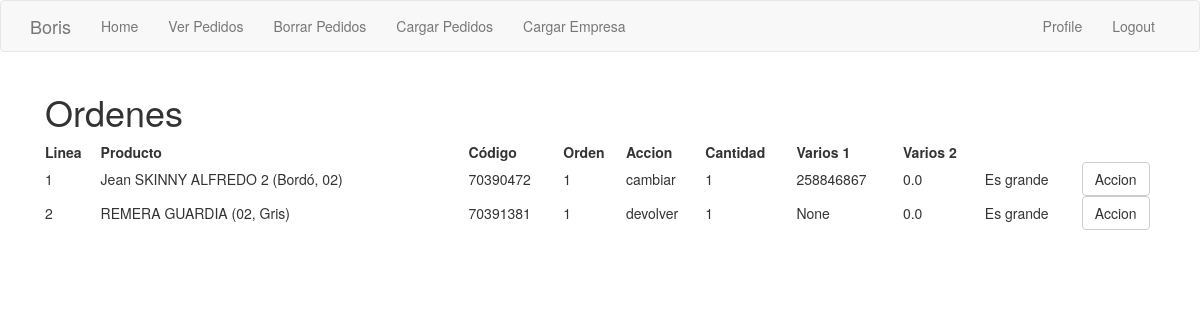
Screenshot of /orden/1 (signed in) with the database file from the repository.
### app/models.py (models this page shows, shortened)
class Order_detail(db.Model):
    Order_line_number = db.Column(db.String, primary_key=True)
    line_number = db.Column(db.Integer)
    prod_id = db.Column(db.Integer)
    name = db.Column(db.String(120))
    accion = db.Column(db.String(10))
    accion_cambiar_por = db.Column(db.Integer)
    accion_cantidad = db.Column(db.Integer)
    motivo = db.Column(db.String(50))
    monto_a_devolver = db.Column(db.Float)
    order = db.Column(db.Integer, db.ForeignKey('order_header.id'))

### app/main/routes.py (the view)
@bp.route('/orden/<orden_id>')
@login_required
def orden(orden_id):
    orden = Order_detail.query.filter_by(order=orden_id).all()
    return render_template('orden.html', orden=orden)

### app/main/routes.py (called while the page is built)
@bp.before_app_request
def before_request():
    if current_user.is_authenticated:
        current_user.last_seen = datetime.utcnow()
        db.session.commit()

### app/models.py (called while the page is built)
@login.user_loader
def load_user(id):
    return User.query.get(int(id))

### app/templates/orden.html
{% extends "base.html" %}
{% block app_content %}
    <div class='container'>
        <h1> Ordenes</h1>
        <table style="width:100%">
            <tr>
                <th>Linea</th>
                <th>Producto</th>
                <th>Código</th>
                <th>Orden</th>
                <th>Accion</th>
                <th>Cantidad</th>
                <th>Varios 1</th>
                <th>Varios 2</th>
                <th></th>
            </tr>
            {% for i in orden %}
            <tr>
                <td>{{i['line_number']}}</td>
                <td>{{i['name']}}</td>
                <td>{{i['prod_id']}}</td>
                <td>{{i['order']}}</td>
                <td>{{i['accion']}}</td>
                <td>{{i['accion_cantidad']}}</td>
                <td>{{i['accion_cambiar_por']}}</td>
                <td>{{i['monto_a_devolver']}}</td>
                <td>{{i['motivo']}}</td>
                <td><a href="{ url_for('main.ver_pedidos'}"></a>
                    <button class="btn btn-default"> Accion </button></td>
            </tr>
            {% endfor %}
        </table>
    </div>
{% endblock %}

### app/templates/base.html (shortened to what this page needs)
{% extends 'bootstrap/base.html' %}
{% block navbar %}
    <nav class="navbar navbar-default">
        <div class="container">
            <div class="navbar-header">
                <a class="navbar-brand" href="{{ url_for('main.index') }}">Boris</a>
            </div>
            <div class="collapse navbar-collapse" id="bs-example-navbar-collapse-1">
                <ul class="nav navbar-nav">
                    <li><a href="{{ url_for('main.index') }}"> Home </a></li>
                    <li><a href="{{ url_for('main.ver_pedidos') }}"> Ver Pedidos </a></li>
                    <li><a href="{{ url_for('main.borrar_pedidos') }}"> Borrar Pedidos</a></li>
                    <li><a href="{{ url_for('main.upload_pedidos') }}"> Cargar Pedidos</a></li>
                    <li><a href="{{ url_for('main.cargar_empresa') }}"> Cargar Empresa</a></li>
                </ul>
                <ul class="nav navbar-nav navbar-right">
                    {% if current_user.is_anonymous %}
                    <li><a href="{{ url_for('auth.login') }}"> Login </a></li>
                    <li> <a href="{{ url_for('auth.alta_usuario') }}"> Alta de Usuarios </a></li>
                    {% else %}
                    <li><a href="{{ url_for('main.user', username=current_user.username) }}"> Profile </a></li>
                    <li><a href="{{ url_for('auth.logout') }}">{{ 'Logout' }}</a></li>
                    {% endif %}
                </ul>
            </div>
        </div>
    </nav>
{% endblock %}
{% block content %}
    <div class="container">
        {% block app_content %}{% endblock %}
    </div>
{% endblock %}

### rows the page displays
Order_detail: line_number "1", name "Jean SKINNY ALFREDO 2 (Bordó, 02)", prod_id "70390472", order "1", accion "cambiar", accion_cantidad "1", accion_cambiar_por "258846867", monto_a_devolver "0.0", motivo "Es grande"
Order_detail: line_number "2", name "REMERA GUARDIA (02, Gris)", prod_id "70391381", order "1", accion "devolver", accion_cantidad "1", accion_cambiar_por "None", monto_a_devolver "0.0", motivo "Es grande"

### other values shown
{{ 'Logout' }} "Logout"
